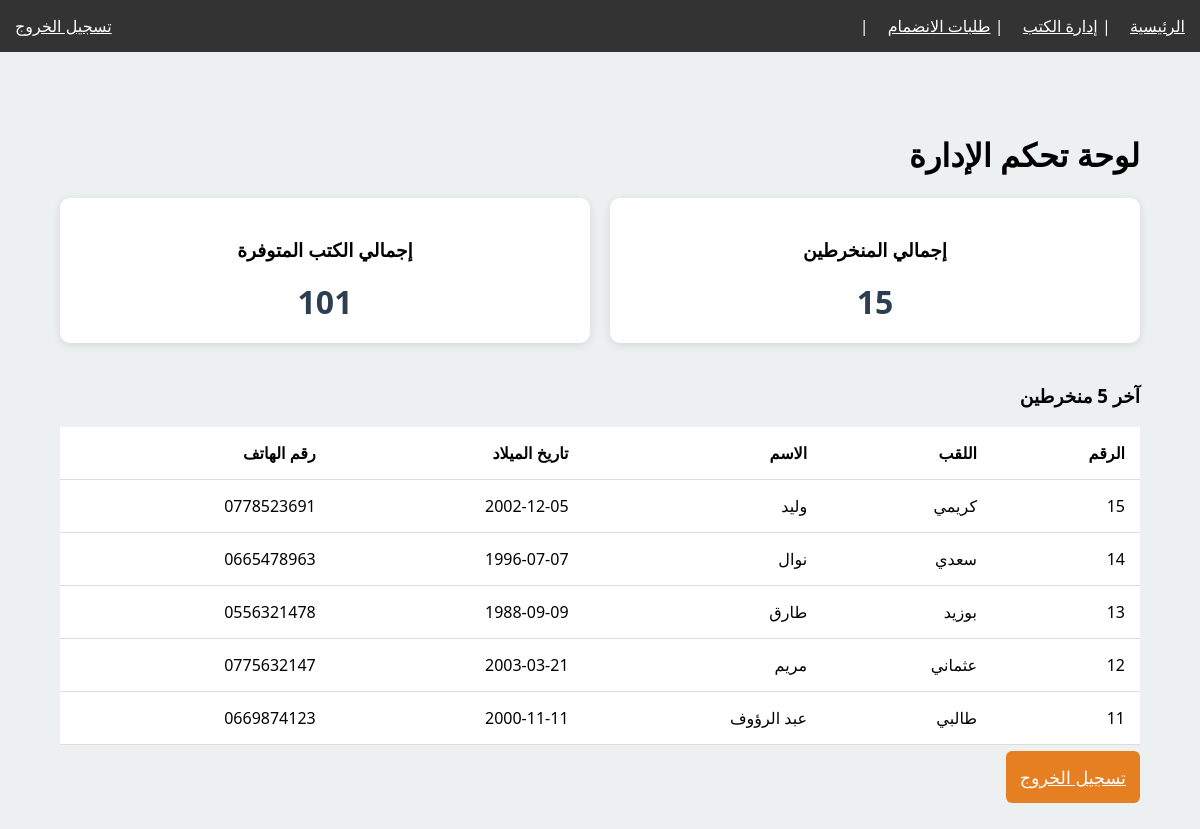
/admin.php (signed in), run on the app's committed database.
### tables this page shows
CREATE TABLE `adherents` (
  `id_adherent` int(11) NOT NULL,
  `nom` varchar(50) NOT NULL,
  `prenom` varchar(50) NOT NULL,
  `date_naissance` date DEFAULT NULL,
  `telephone` varchar(15) DEFAULT NULL
);

### admin.php (the view, shortened to what this page needs)
<?php
require_once 'includes/db.php';
try {
    $stmt_adh = $pdo->query("SELECT COUNT(*) FROM adherents");
    $total_adherents = $stmt_adh->fetchColumn();
    $stmt_livres = $pdo->query("SELECT SUM(quantite_dispo) FROM livres");
    $total_books = $stmt_livres->fetchColumn();
    $stmt_recent = $pdo->query("SELECT * FROM adherents ORDER BY id_adherent DESC LIMIT 5");
    $recent_adherents = $stmt_recent->fetchAll(PDO::FETCH_ASSOC);
} catch (PDOException $e) {
    $error = "خطأ في جلب البيانات: " . $e->getMessage();
}
?>
<!DOCTYPE html>
<html lang="ar" dir="rtl">
<head>
    <link rel="stylesheet" href="style.css">
</head>
<body>
<?php include('includes/admin_nav.php'); ?>
<div class="admin-container">
    <h1>لوحة تحكم الإدارة</h1>
    <?php if(isset($error)): ?>
        <p style="color:red;"><?php echo $error; ?></p>
    <?php else: ?>
        <div class="stat-grid">
            <div class="stat-card">
                <h3>إجمالي المنخرطين</h3>
                <div class="number"><?php echo (int)$total_adherents; ?></div>
            </div>
            <div class="stat-card">
                <h3>إجمالي الكتب المتوفرة</h3>
                <div class="number"><?php echo (int)$total_books; ?></div>
            </div>
        </div>
        <h3>آخر 5 منخرطين</h3>
       <table class="admin-table">
    <thead>
        <tr>
            <th>الرقم</th>
            <th>اللقب</th>
            <th>الاسم</th>
            <th>تاريخ الميلاد</th>
            <th>رقم الهاتف</th>
        </tr>
    </thead>
    <tbody>
        <?php if (!empty($recent_adherents)): ?>
            <?php foreach ($recent_adherents as $adh): ?>
                <tr>
                    <td><?php echo htmlspecialchars($adh['id_adherent']); ?></td>
                    <td><?php echo htmlspecialchars($adh['nom']); ?></td>
                    <td><?php echo htmlspecialchars($adh['prenom']); ?></td>
                    <td><?php echo htmlspecialchars($adh['date_naissance']); ?></td>
                    <td><?php echo htmlspecialchars($adh['telephone']); ?></td>
                </tr>
            <?php endforeach; ?>
        <?php else: ?>
            <tr><td colspan="5" style="text-align:center;">لا يوجد منخرطون مسجلون حالياً.</td></tr>
        <?php endif; ?>
    </tbody>
</table>
    <?php endif; ?>
    <div style="margin-top: 20px;">
        <a href="logout.php" class="btn-auth">تسجيل الخروج</a>
    </div>
</div>
</body>
</html>

### style.css (style rules this page uses)
*, *::before, *::after { box-sizing: border-box; }
html, body { max-width: 100vw; overflow-x: hidden; margin: 0; padding: 0; }
:root { --primary: #2c3e50; --accent: #e67e22; --light: #ecf0f1; }
body { margin: 0; font-family: 'Segoe UI', Tahoma, Geneva, Verdana, sans-serif; background-color: var(--light); }
.btn-auth { width: 100%; padding: 14px; background-color: #e67e22; color: white; border: none; border-radius: 6px; font-size: 1.1rem; cursor: pointer; transition: background 0.3s; }

### admin.php (style rules this page uses)
.admin-container { padding: 40px 5%; }
.stat-grid { display: grid; grid-template-columns: repeat(auto-fit, minmax(250px, 1fr)); gap: 20px; margin-bottom: 40px; }
.stat-card { background: #fff; padding: 20px; border-radius: 10px; box-shadow: 0 2px 10px rgba(0,0,0,0.1); text-align: center; }
.stat-card .number { font-size: 2em; color: var(--primary); font-weight: bold; }
.admin-table { width: 100%; border-collapse: collapse; background: #fff; }
.admin-table th, .admin-table td { padding: 15px; border-bottom: 1px solid #ddd; text-align: right; }

### data on the page
adherents: id_adherent "15", nom "كريمي", prenom "وليد", date_naissance "2002-12-05", telephone "0778523691"
adherents: id_adherent "14", nom "سعدي", prenom "نوال", date_naissance "1996-07-07", telephone "0665478963"
adherents: id_adherent "13", nom "بوزيد", prenom "طارق", date_naissance "1988-09-09", telephone "0556321478"
adherents: id_adherent "12", nom "عثماني", prenom "مريم", date_naissance "2003-03-21", telephone "0775632147"
adherents: id_adherent "11", nom "طالبي", prenom "عبد الرؤوف", date_naissance "2000-11-11", telephone "0669874123"

### other printed values
$total_adherents "15"
$total_books "101"
